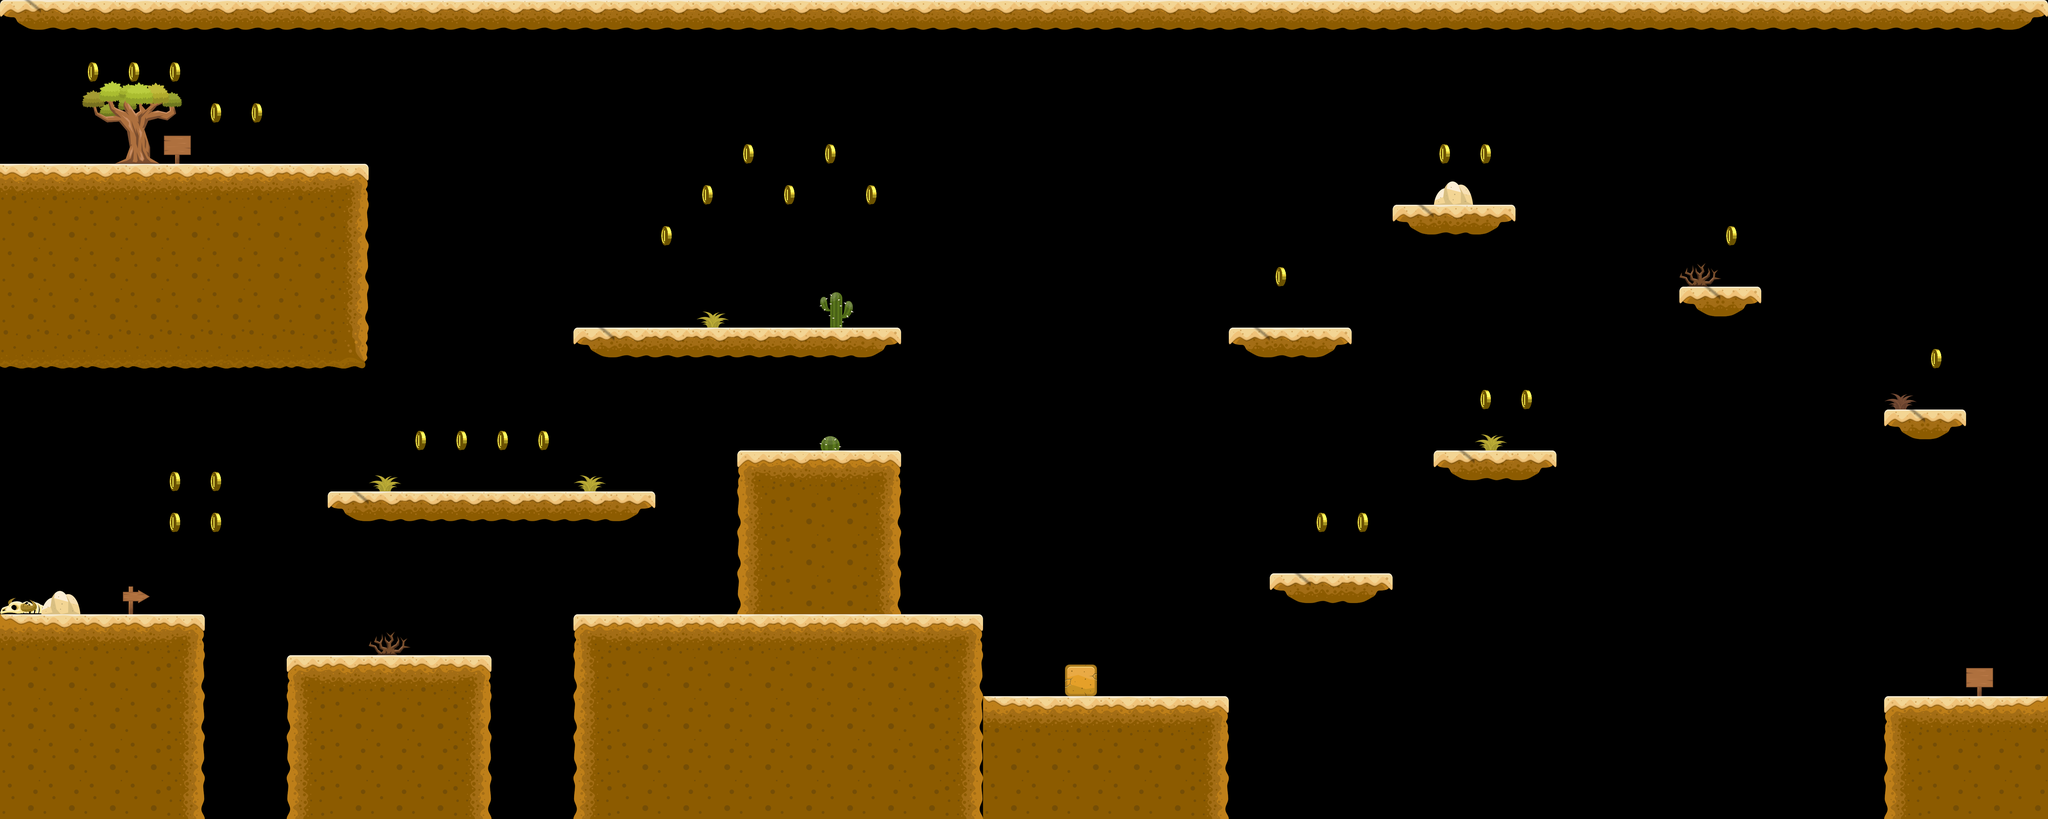

This game map was drawn from its Tiled (.tmx) file and the tilesets committed beside it. A one-line description and the trimmed map source follow:
An orthogonal 50x20 tile map with 128x128 px tiles, 3 tile layers (fondo, terreno, colectables), 3 tilesets and 23 objects (3x linea-muerte, pared-limites, linea-ganar).

<map version="1.0" orientation="orthogonal" renderorder="left-down" width="50" height="20" tilewidth="128" tileheight="128" nextobjectid="107">
 <tileset firstgid="1" name="tiles" tilewidth="128" tileheight="128">
  <tile id="0">
   <image width="128" height="128" source="desierto/Tile/16.png" />
  </tile>
  <tile id="1">
   <image width="128" height="128" source="desierto/Tile/15.png" />
  </tile>
  <tile id="2">
   <image width="128" height="128" source="desierto/Tile/14.png" />
  </tile>
  <tile id="3">
   <image width="128" height="128" source="desierto/Tile/13.png" />
  </tile>
  <tile id="4">
   <image width="128" height="128" source="desierto/Tile/12.png" />
  </tile>
  <tile id="5">
   <image width="128" height="128" source="desierto/Tile/11.png" />
  </tile>
  <tile id="6">
   <image width="128" height="128" source="desierto/Tile/10.png" />
  </tile>
  <tile id="7">
   <image width="128" height="128" source="desierto/Tile/9.png" />
  </tile>
  <tile id="8">
   <image width="128" height="128" source="desierto/Tile/8.png" />
  </tile>
  <tile id="9">
   <image width="128" height="128" source="desierto/Tile/7.png" />
  </tile>
  <tile id="10">
   <image width="128" height="128" source="desierto/Tile/6.png" />
  </tile>
  <tile id="11">
   <image width="128" height="128" source="desierto/Tile/5.png" />
  </tile>
  <tile id="12">
   <image width="128" height="128" source="desierto/Tile/4.png" />
  </tile>
  <tile id="13">
   <image width="128" height="128" source="desierto/Tile/3.png" />
  </tile>
  <tile id="14">
   <image width="128" height="128" source="desierto/Tile/2.png" />
  </tile>
  <tile id="15">
   <image width="128" height="128" source="desierto/Tile/1.png" />
  </tile>
 </tileset>
 <tileset firstgid="17" name="objetos" tilewidth="313" tileheight="260">
  <tile id="0">
   <image width="313" height="260" source="desierto/Objects/Tree.png" />
  </tile>
  <tile id="1">
   <image width="101" height="99" source="desierto/Objects/StoneBlock.png" />
  </tile>
  <tile id="2">
   <image width="124" height="73" source="desierto/Objects/Stone.png" />
  </tile>
  <tile id="3">
   <image width="150" height="51" source="desierto/Objects/Skeleton.png" />
  </tile>
  <tile id="4">
   <image width="84" height="87" source="desierto/Objects/SignArrow.png" />
  </tile>
  <tile id="5">
   <image width="85" height="88" source="desierto/Objects/Sign.png" />
  </tile>
  <tile id="6">
   <image width="102" height="50" source="desierto/Objects/Grass (2).png" />
  </tile>
  <tile id="7">
   <image width="102" height="50" source="desierto/Objects/Grass (1).png" />
  </tile>
  <tile id="8">
   <image width="101" height="101" source="desierto/Objects/Crate.png" />
  </tile>
  <tile id="9">
   <image width="86" height="96" source="desierto/Objects/Cactus (3).png" />
  </tile>
  <tile id="10">
   <image width="70" height="45" source="desierto/Objects/Cactus (2).png" />
  </tile>
  <tile id="11">
   <image width="108" height="111" source="desierto/Objects/Cactus (1).png" />
  </tile>
  <tile id="12">
   <image width="131" height="74" source="desierto/Objects/Bush (2).png" />
  </tile>
  <tile id="13">
   <image width="145" height="88" source="desierto/Objects/Bush (1).png" />
  </tile>
 </tileset>
 <tileset firstgid="31" name="animaciones" tilewidth="64" tileheight="64">
  <image source="general/moneda.png" width="512" height="64" />
  <tile id="7">
   <properties>
    <property name="tipo" value="moneda" />
   </properties>
   <animation>
    <frame tileid="0" duration="100" />
    <frame tileid="1" duration="100" />
    <frame tileid="2" duration="100" />
    <frame tileid="3" duration="100" />
    <frame tileid="4" duration="100" />
    <frame tileid="5" duration="100" />
    <frame tileid="6" duration="100" />
    <frame tileid="7" duration="100" />
   </animation>
  </tile>
 </tileset>
 <layer name="fondo" width="50" height="20">
  <data>[1000 cells, 0 non-empty, 0 distinct tile ids]</data>
 </layer>
 <layer name="terreno" width="50" height="20">
  <data>[1000 cells, 285 non-empty, 24 distinct tile ids]</data>
 </layer>
 <objectgroup name="objetos">
  <object id="26" x="0" y="1920" width="640" height="640" />
  <object id="27" x="896" y="2048" width="640" height="512" />
  <object id="28" x="0" y="1920" width="128" />
  <object id="40" name="pared-limites" x="0" y="1920">
   <polyline points="0,0 0,-1920 6400,-1920 6400,640" />
  </object>
  <object id="41" x="1792" y="1024" width="1024" height="64" />
  <object id="42" x="1024" y="1536" width="1024" height="64" />
  <object id="44" x="1792" y="1920" width="1280" height="640" />
  <object id="45" x="2304" y="1408" width="512" height="32" />
  <object id="46" x="0" y="512" width="1152" height="640" />
  <object id="88" x="3072" y="2176">
   <polyline points="0,0 768,0 768,384" />
  </object>
  <object id="89" x="5888" y="2560">
   <polyline points="0,0 0,-384 512,-384" />
  </object>
  <object id="91" x="3840" y="1024" width="384" height="32" />
  <object id="93" x="4352" y="640" width="384" height="32" />
  <object id="94" x="4480" y="1408" width="384" height="32" />
  <object id="95" x="3968" y="1792" width="384" height="32" />
  <object id="96" x="5248" y="896" width="256" height="32" />
  <object id="97" x="5888" y="1280" width="256" height="32" />
  <object id="98" x="6176" y="2176" width="96" />
  <object id="99" x="6144" y="2176" width="128" />
  <object id="101" name="linea-ganar" x="6016" y="2176">
   <polyline points="0,0 128,-64 256,-64 384,0" />
  </object>
  <object id="102" name="linea-muerte" x="3840" y="2496">
   <polyline points="0,0 2048,0" />
  </object>
  <object id="103" name="linea-muerte" x="1536" y="2496">
   <polyline points="0,0 256,0" />
  </object>
  <object id="106" name="linea-muerte" x="640" y="2496">
   <polyline points="0,0 256,0" />
  </object>
 </objectgroup>
 <layer name="colectables" width="50" height="20">
  <data>[1000 cells, 28 non-empty, 1 distinct tile ids]</data>
 </layer>
</map>
